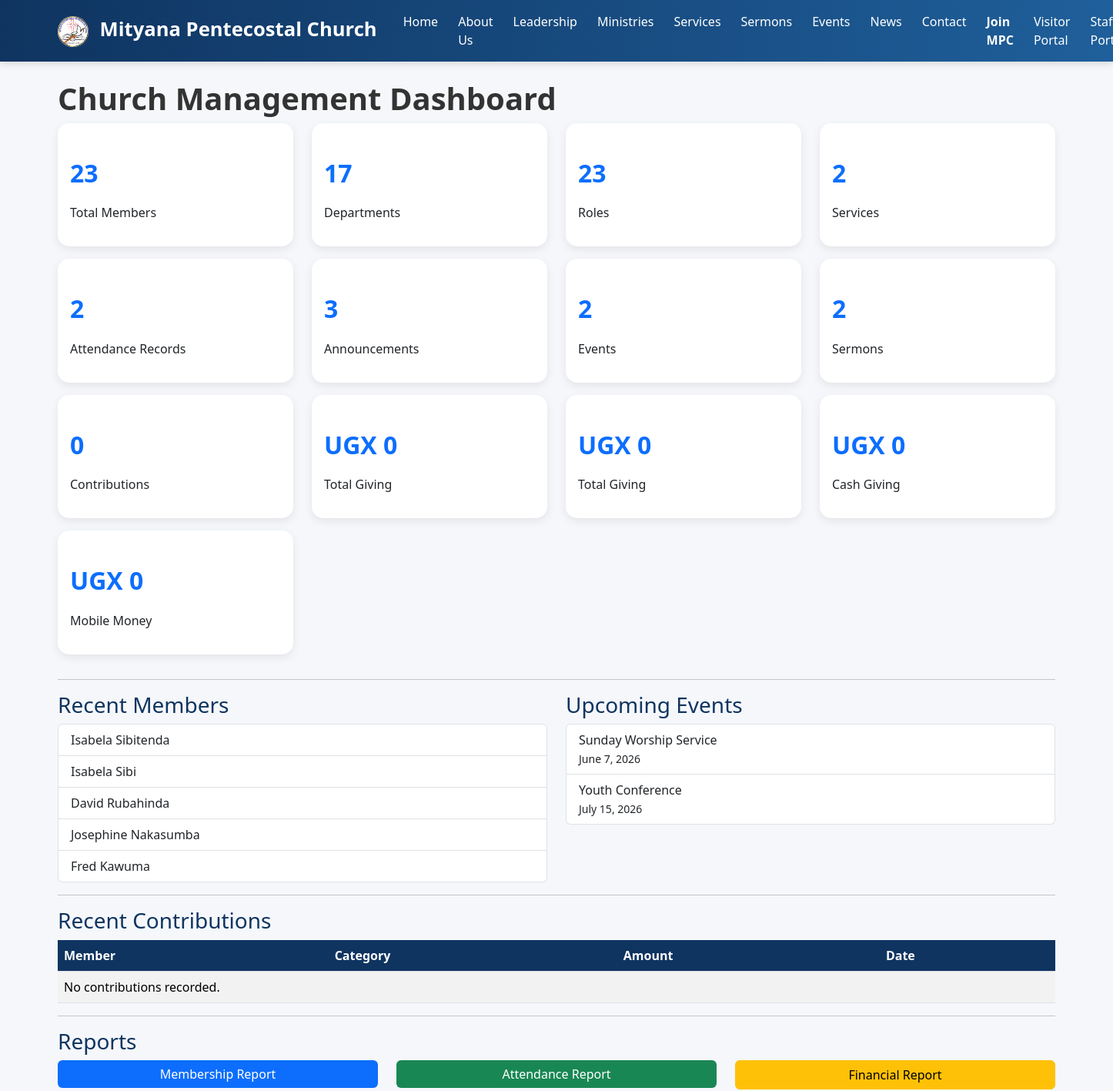
/dashboard/ (signed in, upper part), run on an earlier commit of the app's database.
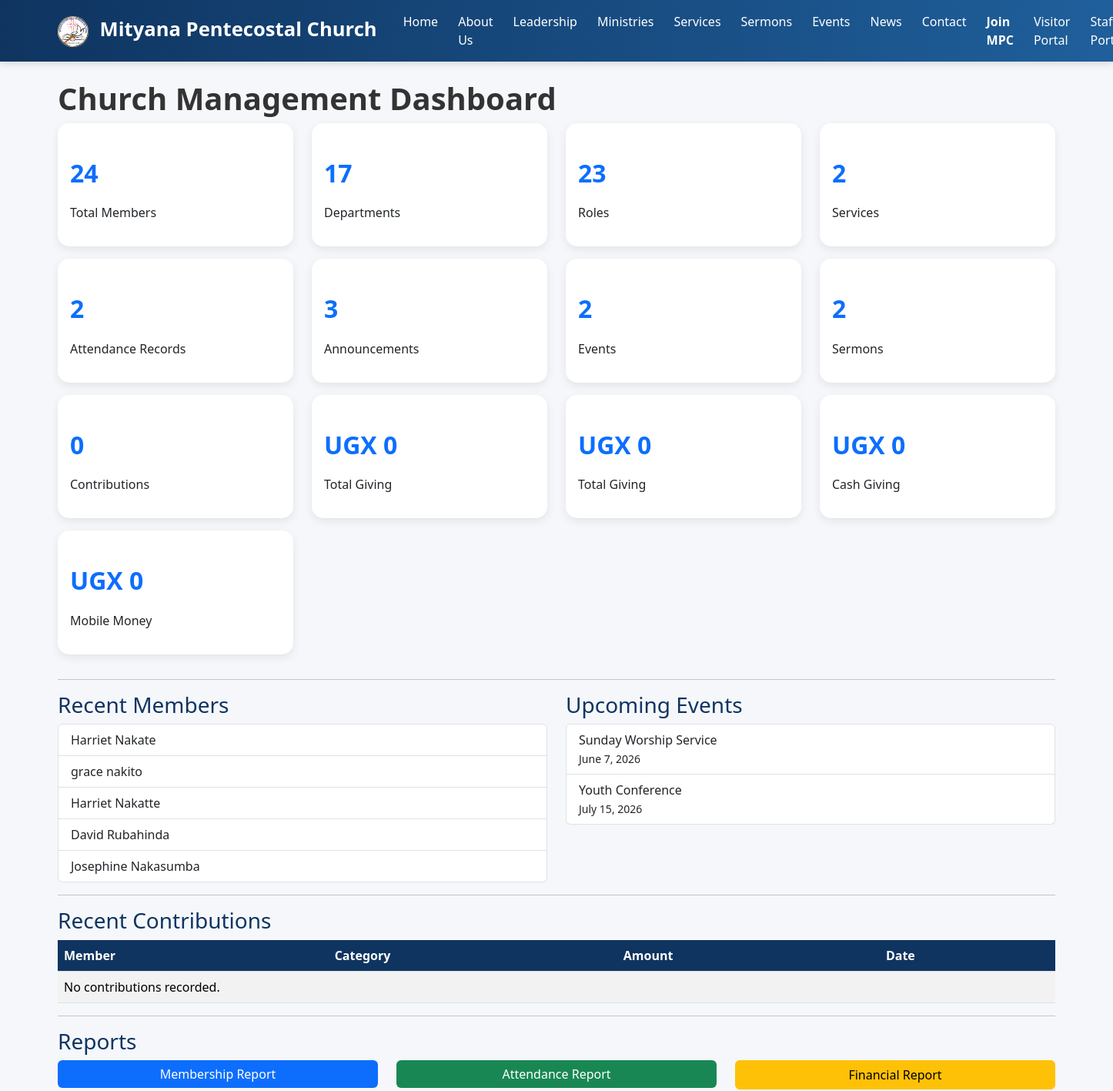
And on a later commit of the database.
### members/models.py (models this page shows, shortened)
class Member(models.Model):
    MEMBERSHIP_STATUS = [
        ('ACTIVE', 'Active'),
        ('VISITOR', 'Visitor'),
        ('INACTIVE', 'Inactive'),
    ]
    user = models.OneToOneField(
        settings.AUTH_USER_MODEL,
        on_delete=models.SET_NULL,
        null=True,
        blank=True
    )
    first_name = models.CharField(max_length=100)
    last_name = models.CharField(max_length=100)
    gender = models.CharField(
        max_length=1,
        choices=[
            ('M', 'Male'),
            ('F', 'Female')
        ]
    )
    department = models.ForeignKey(
        Department,
        on_delete=models.SET_NULL,
        null=True,
        blank=True
    )
    role = models.ForeignKey(
    Role,
    on_delete=models.SET_NULL,
    null=True,
    blank=True
    )
    status = models.CharField(
        max_length=20,
        choices=MEMBERSHIP_STATUS,
        default='ACTIVE'
    )
    phone_number = models.CharField(
        max_length=20,
        blank=True
    )
    email = models.EmailField(
        blank=True
    )
    whatsapp_number = models.CharField(
       max_length=20,
       blank=True
    )
    next_of_kin = models.CharField(
       max_length=255,
       blank=True
    )
    next_of_kin_contact = models.CharField(
       max_length=20,
       blank=True
    )
    village = models.CharField(
       max_length=100,
       blank=True
    )
    parish = models.CharField(
       max_length=100,
       blank=True
    )
    sub_county = models.CharField(
       max_length=100,
       blank=True
    )
    district = models.CharField(
       max_length=100,
       blank=True
    )
    birthday = models.DateField(
        null=True,
        blank=True
    )
    MARITAL_STATUS_CHOICES = [
        ('SINGLE', 'Single'),
        ('MARRIED', 'Married'),
        ('DIVORCED', 'Divorced'),
        ('WIDOWED', 'Widowed'),
    ]
    marital_status = models.CharField(
        max_length=20,
        choices=MARITAL_STATUS_CHOICES,
        blank=True
    )
    number_of_children = models.PositiveIntegerField(
        default=0
    )
    occupation = models.CharField(
        max_length=100,
        blank=True
    )
    employer = models.CharField(
        max_length=255,
        blank=True
    )
    place_of_work = models.CharField(
        max_length=255,
        blank=True
    )
    education_level = models.CharField(
        max_length=100,
        blank=True
    )
    is_student = models.BooleanField(
        default=False
    )
    school_name = models.CharField(
        max_length=255,
        blank=True
    )
    is_renting = models.BooleanField(
        default=False
    )
    landlord_name = models.CharField(
        max_length=255,
        blank=True
    )
    date_saved = models.DateField(
        null=True,
        blank=True
    )
    church_where_saved = models.CharField(
        max_length=255,
        blank=True
    )
    is_baptized = models.BooleanField(
        default=False
    )
    baptism_date = models.DateField(
        null=True,
        blank=True
    )
    baptism_place = models.CharField(
        max_length=255,
        blank=True
    )
    former_church = models.CharField(
        max_length=255,
        blank=True
    )
    former_pastor = models.CharField(
        max_length=255,
        blank=True
    )
    previous_ministry = models.CharField(
        max_length=255,
        blank=True
    )
    desired_ministry = models.ForeignKey(
        Department,
        on_delete=models.SET_NULL,
        null=True,
        blank=True,
        related_name='interested_members'
    )
    years_at_mpc = models.PositiveIntegerField(
        default=0
    )
    address = models.CharField(
        max_length=255,
        blank=True
    )
    date_joined = models.DateField(
        null=True,
        blank=True
    )
    is_active = models.BooleanField(
        default=True
    )
    created_at = models.DateTimeField(
        auto_now_add=True
    )

### events/models.py (models this page shows, shortened)
class Event(models.Model):
    title = models.CharField(max_length=200)
    description = models.TextField()
    event_date = models.DateField()
    event_time = models.TimeField()
    venue = models.CharField(max_length=200)
    is_active = models.BooleanField(default=True)
    created_at = models.DateTimeField(auto_now_add=True)
    class Meta:
        ordering = ['event_date']

### dashboard/views.py (the view)
@login_required
def dashboard_home(request):
    total_amount = Contribution.objects.aggregate(
        total=Sum('amount')
    )['total'] or 0
    mobile_money_total = Contribution.objects.filter(
        payment_method='MOBILE_MONEY'
    ).aggregate(
        total=Sum('amount')
    )['total'] or 0
    cash_total = Contribution.objects.filter(
        payment_method='CASH'
    ).aggregate(
        total=Sum('amount')
    )['total'] or 0
    recent_members = Member.objects.order_by(
    '-created_at'
    )[:5]
    recent_contributions = Contribution.objects.order_by(
        '-contribution_date'
    )[:5]
    upcoming_events = Event.objects.filter(
        is_active=True
    ).order_by(
        'event_date'
    )[:5]
    recent_announcements = Announcement.objects.filter(
        is_active=True
    ).order_by(
        '-created_at'
    )[:5]
    recent_activity = ActivityLog.objects.order_by(
        '-created_at'
    )[:10]
    monthly_giving = list(
        Contribution.objects
        .annotate(month=TruncMonth('contribution_date'))
        .values('month')
        .annotate(total=Sum('amount'))
        .order_by('month')
    )
    attendance_summary = list(
        Attendance.objects
        .values('status')
        .annotate(total=Count('id'))
    )
    today = date.today()
    birthdays = Member.objects.filter(
        birthday__month=today.month,
        birthday__day=today.day
    )
    context = {
        'member_count': Member.objects.count(),
        'department_count': Department.objects.count(),
        'role_count': Role.objects.count(),
        'announcement_count': Announcement.objects.count(),
        'event_count': Event.objects.count(),
        'sermon_count': Sermon.objects.count(),
        'attendance_count': Attendance.objects.count(),
        'service_count': Service.objects.count(),
        'total_contributions': Contribution.objects.count(),
        'total_amount': total_amount,
        'mobile_money_total': mobile_money_total,
        'cash_total': cash_total,
        'recent_members': recent_members,
        'recent_contributions': recent_contributions,
        'upcoming_events': upcoming_events,
        'recent_announcements': recent_announcements,
        'recent_activity': recent_activity,
        'monthly_giving': monthly_giving,
        'attendance_summary': attendance_summary,
        'birthdays': birthdays,
    }
    return render(
        request,
        'dashboard/home.html',
        context
    )

### templates/dashboard/home.html (shortened to what the changed rows need)
{% extends 'base.html' %}
{% block content %}
<h1>Church Management Dashboard</h1>
<div class="row">
    <div class="col-md-3">
        <div class="card p-3 mb-3">
            <h2>{{ member_count }}</h2>
            <p>Total Members</p>
        </div>
    </div>
    <div class="col-md-3">
        <div class="card p-3 mb-3">
            <h2>{{ department_count }}</h2>
        </div>
    </div>
    <div class="col-md-3">
        <div class="card p-3 mb-3">
            <h2>{{ role_count }}</h2>
        </div>
    </div>
    <div class="col-md-3">
        <div class="card p-3 mb-3">
            <h2>{{ service_count }}</h2>
        </div>
    </div>
</div>
<div class="row">
    <div class="col-md-3">
        <div class="card p-3 mb-3">
            <h2>{{ attendance_count }}</h2>
        </div>
    </div>
    <div class="col-md-3">
        <div class="card p-3 mb-3">
            <h2>{{ announcement_count }}</h2>
        </div>
    </div>
    <div class="col-md-3">
        <div class="card p-3 mb-3">
            <h2>{{ event_count }}</h2>
        </div>
    </div>
    <div class="col-md-3">
        <div class="card p-3 mb-3">
            <h2>{{ sermon_count }}</h2>
        </div>
    </div>
    <div class="col-md-3">
        <div class="card p-3 mb-3">
            <h2>{{ total_contributions }}</h2>
        </div>
    </div>
    <div class="col-md-3">
        <div class="card p-3 mb-3">
            <h2>UGX {{ total_amount }}</h2>
        </div>
    </div>
    <div class="col-md-3">
        <div class="card p-3 mb-3">
            <h2>UGX {{ total_amount }}</h2>
        </div>
    </div>
    <div class="col-md-3">
        <div class="card p-3 mb-3">
            <h2>UGX {{ cash_total }}</h2>
        </div>
    </div>
    <div class="col-md-3">
        <div class="card p-3 mb-3">
            <h2>UGX {{ mobile_money_total }}</h2>
        </div>
    </div>
</div>
<div class="row">
    <div class="col-md-6">
        <ul class="list-group">
            {% for member in recent_members %}
            <li class="list-group-item">
                {{ member.first_name }}
                {{ member.last_name }}
            </li>
            {% empty %}
            <li class="list-group-item">
                No members found.
            </li>
            {% endfor %}
        </ul>
    </div>
    <div class="col-md-6">
        <ul class="list-group">
            {% for event in upcoming_events %}
            <li class="list-group-item">
                {{ event.title }}
                <br>
                <small>
                    {{ event.event_date }}
                </small>
            </li>
            {% empty %}
            <li class="list-group-item">
                No upcoming events.
            </li>
            {% endfor %}
        </ul>
    </div>
</div>
<table class="table table-striped">
    <thead>
        <tr>
            <th>Member</th>
            <th>Category</th>
            <th>Amount</th>
            <th>Date</th>
        </tr>
    </thead>
</table>
{% endblock %}

What changed in the data, as far as the page shows it:
removed Member: first_name "Isabela", last_name "Sibitenda"
removed Member: first_name "Isabela", last_name "Sibi"
no longer on this page (row unchanged): Member: first_name "Fred", last_name "Kawuma"
added Member: first_name "Harriet", last_name "Nakate"
added Member: first_name "grace", last_name "nakito"
added Member: first_name "Harriet", last_name "Nakatte"
Also different on the page:
{{ member_count }}: "23" → "24"
